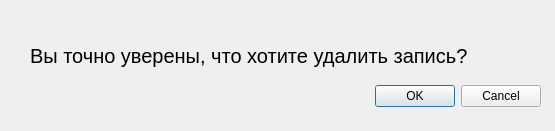
<?xml version="1.0" encoding="UTF-8"?>
<ui version="4.0">
 <class>Dialog</class>
 <widget class="QDialog" name="Dialog">
  <property name="geometry">
   <rect>
    <x>0</x>
    <y>0</y>
    <width>555</width>
    <height>131</height>
   </rect>
  </property>
  <property name="windowTitle">
   <string>Удаление</string>
  </property>
  <widget class="QDialogButtonBox" name="buttonBox">
   <property name="geometry">
    <rect>
     <x>200</x>
     <y>80</y>
     <width>341</width>
     <height>32</height>
    </rect>
   </property>
   <property name="orientation">
    <enum>Qt::Horizontal</enum>
   </property>
   <property name="standardButtons">
    <set>QDialogButtonBox::Cancel|QDialogButtonBox::Ok</set>
   </property>
  </widget>
  <widget class="QLabel" name="label">
   <property name="geometry">
    <rect>
     <x>30</x>
     <y>30</y>
     <width>451</width>
     <height>51</height>
    </rect>
   </property>
   <property name="font">
    <font>
     <pointsize>15</pointsize>
    </font>
   </property>
   <property name="text">
    <string>Вы точно уверены, что хотите удалить запись?</string>
   </property>
  </widget>
 </widget>
 <resources/>
 <connections>
  <connection>
   <sender>buttonBox</sender>
   <signal>accepted()</signal>
   <receiver>Dialog</receiver>
   <slot>accept()</slot>
   <hints>
    <hint type="sourcelabel">
     <x>248</x>
     <y>254</y>
    </hint>
    <hint type="destinationlabel">
     <x>157</x>
     <y>274</y>
    </hint>
   </hints>
  </connection>
  <connection>
   <sender>buttonBox</sender>
   <signal>rejected()</signal>
   <receiver>Dialog</receiver>
   <slot>reject()</slot>
   <hints>
    <hint type="sourcelabel">
     <x>316</x>
     <y>260</y>
    </hint>
    <hint type="destinationlabel">
     <x>286</x>
     <y>274</y>
    </hint>
   </hints>
  </connection>
 </connections>
</ui>
